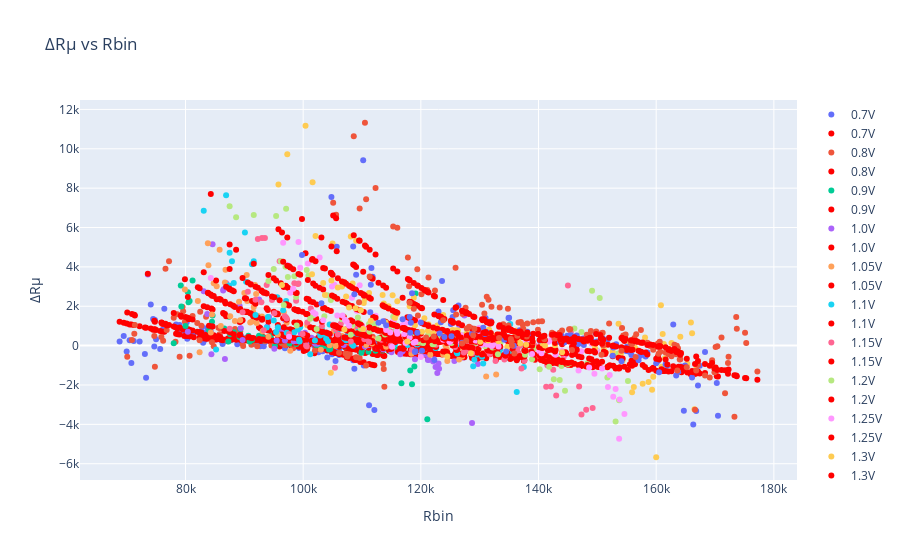

The notebook cell saved with this chart:
### Code cell
colours = ['#636EFA', '#EF553B', '#00CC96', '#AB63FA', '#FFA15A', '#19D3F3', '#FF6692', '#B6E880', '#FF97FF', '#FECB52',
           '#636EFA', '#EF553B', '#00CC96', '#AB63FA', '#FFA15A', '#19D3F3', '#FF6692', '#B6E880', '#FF97FF', '#FECB52'
           ]
fig = go.Figure()

for val, col in zip(plot_df_val['v'].unique(), colours):
    data = plot_df_val.loc[plot_df_val['v']==val]
    fig.add_trace(go.Scatter(y = data['y_val'],
                             x = data['Rbin'],
                             marker=dict(color=col),
                             mode='markers',
                             name=f'{val}V'
                             ))
    fig.add_trace(go.Scatter(y = data['y_val_pred'],
                             x = data['Rbin'],
                             line=dict(color='red'),
                             mode='markers',
                             name=f'{val}V'
                             ))
fig.update_layout(
    title="\u0394R\u03BC vs Rbin",
    xaxis_title="Rbin",
    yaxis_title="\u0394R\u03BC"
)
